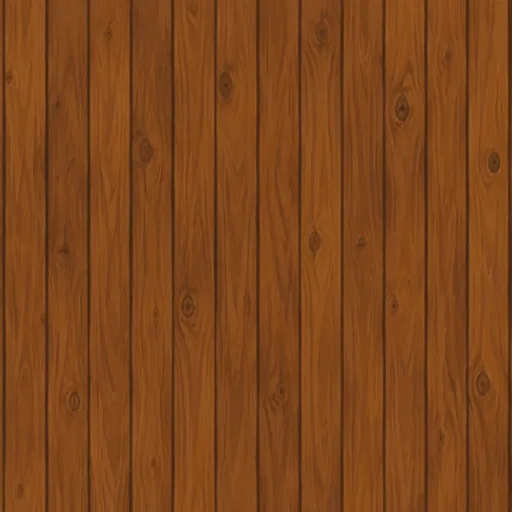
#> input picture web/assets/tex-wood.webp, 512 x 512 px, found by its file name
$ python _wood_dark.py
#> lines starting #> are read from the running program, lines starting #| are printed output that depends on the picture
from PIL import Image, ImageEnhance

im = Image.open("/root/kosmate/web/assets/tex-wood.webp").convert("RGB")
#> im is the input picture: PIL image 512x512 RGB; mean R, G, B 127, 70.1, 27.5
gelap = ImageEnhance.Brightness(im).enhance(0.62)
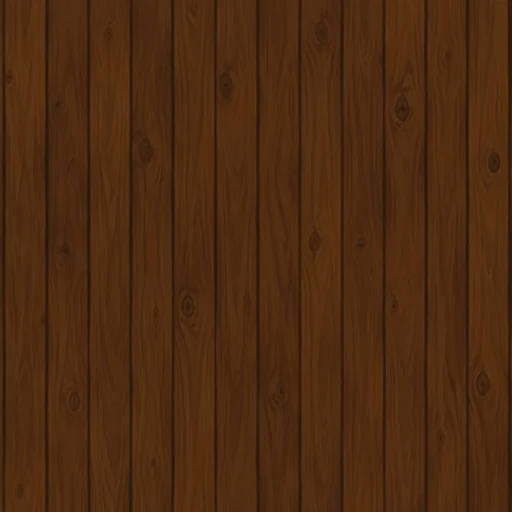
#> gelap: PIL image 512x512 RGB; mean R, G, B 78.2, 43, 16.5
gelap = ImageEnhance.Color(gelap).enhance(0.85)
gelap.save("/root/kosmate/web/assets/tex-wood-dark.webp", "WEBP", quality=82, method=5)

prev = Image.new("RGB", (im.width * 2 + 24, im.height), (247, 231, 198))
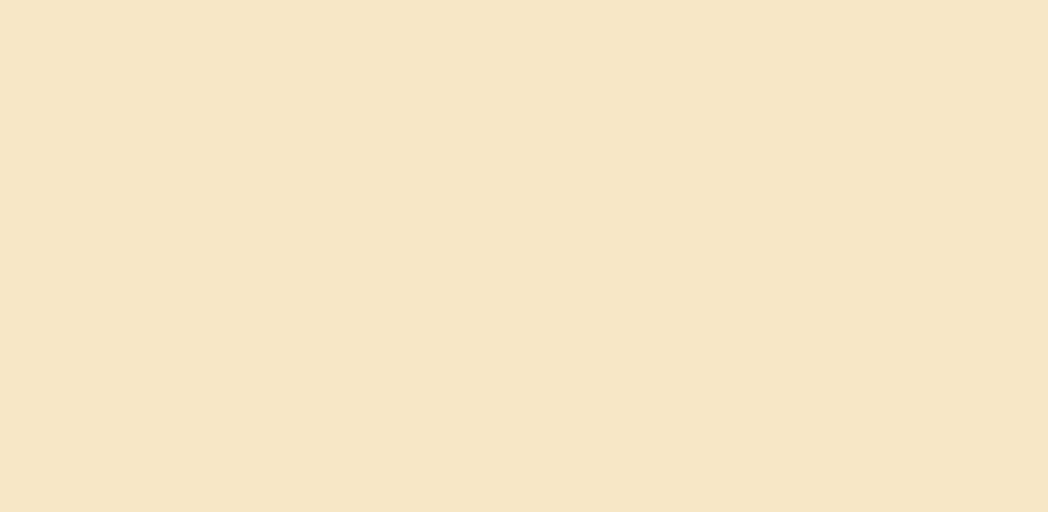
#> prev: PIL image 1048x512 RGB; mean R, G, B 247, 231, 198
prev.paste(im, (0, 0))
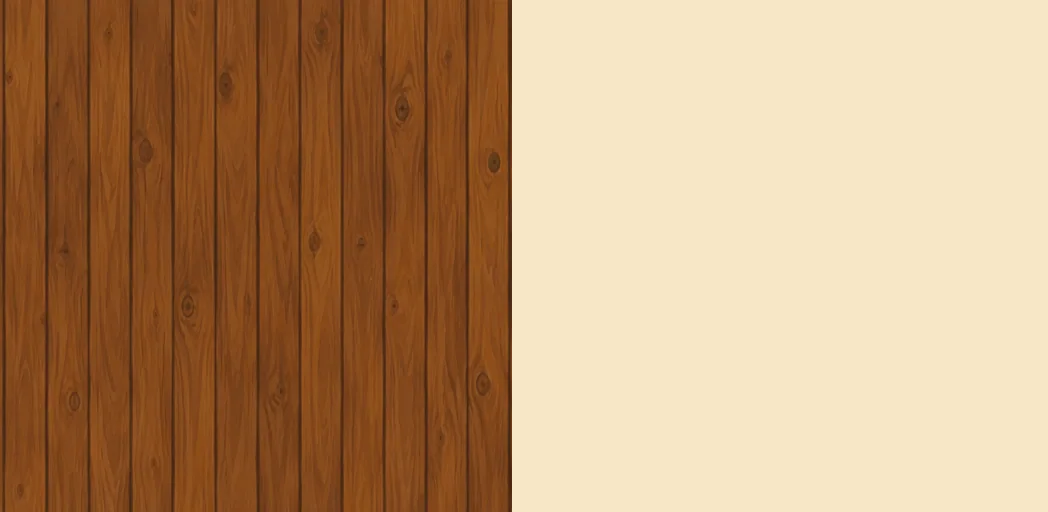
#> prev: PIL image 1048x512 RGB; mean R, G, B 188.4, 152.4, 114.7
prev.paste(gelap, (im.width + 24, 0))
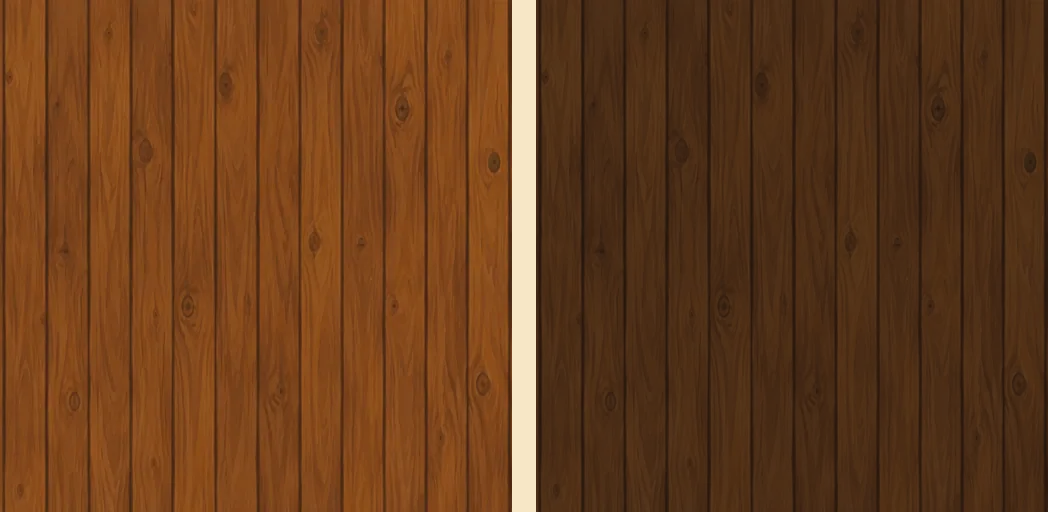
#> prev: PIL image 1048x512 RGB; mean R, G, B 103.6, 61, 28.3
prev.save("/tmp/tex-preview.png")
print("tex-wood-dark.webp", gelap.size, "| preview /tmp/tex-preview.png")
#> (printed output is left out)
